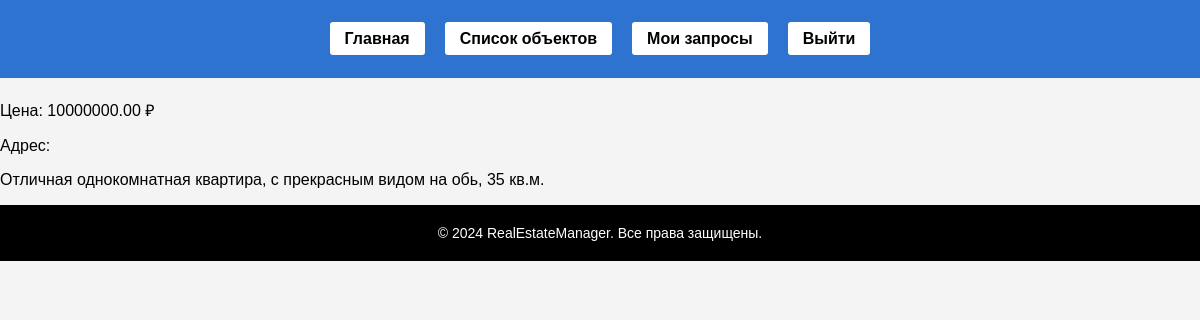
The page /property/1/ (signed in) on the database its author committed.
### property_management/models.py (models this page shows, shortened)
class PropertyListing(models.Model):
    STATUS_CHOICES = [
        ('available', 'Свободно'),
        ('rented', 'Сдано')
    ]
    property_type = models.CharField(max_length=50, verbose_name='Тип объекта')
    description = models.TextField(verbose_name='Описание объекта')
    area = models.DecimalField(max_digits=10, decimal_places=2, verbose_name="Площадь (кв.м)")
    location = models.CharField(max_length=255, verbose_name='Местоположение')
    price = models.DecimalField(max_digits=10, decimal_places=2, verbose_name='Цена (руб.)')
    status = models.CharField(max_length=10, choices = STATUS_CHOICES, default = 'available', verbose_name='Статус')

### property_management/views.py (the view)
# urls.py: path('property/<int:property_id>/', views.property_detail, name='property_detail'),
@login_required
def property_detail(request, property_id):
    property = get_object_or_404(PropertyListing, id=property_id)
    if request.method == 'POST':
        form = ViewingRequestForm(request.POST)
        if form.is_valid():
            viewing_request = form.save(commit=False)
            viewing_request.client = request.user
            viewing_request.property_listing = property
            viewing_request.save()
            messages.success(request, "Запрос на просмотр отправлен.")
            return redirect('property_management:property_list')
    else:
        form = ViewingRequestForm()
    return render(request, 'property_management/property_detail.html', {'property': property, 'form': form})

### property_management/templates/property_management/property_detail.html (shortened to what this page needs)
{% extends 'property_management/base_generic.html' %}
{% block content %}
    <p>Цена: {{ property.price }} ₽</p>
    <p>Адрес: {{ property.address }}</p>
    <p>{{ property.description }}</p>
{% endblock %}

### static/css/style.css (style rules this page uses)
html, body { margin: 0; padding: 0; height: 100%; }
body { font-family: Arial, sans-serif; background-color: #f4f4f4; margin: 0; padding: 0; height: 100%; }

### rows shown on the page
PropertyListing: price "10000000.00", description "Отличная однокомнатная квартира, с прекрасным видом на обь, 35 кв.м."
